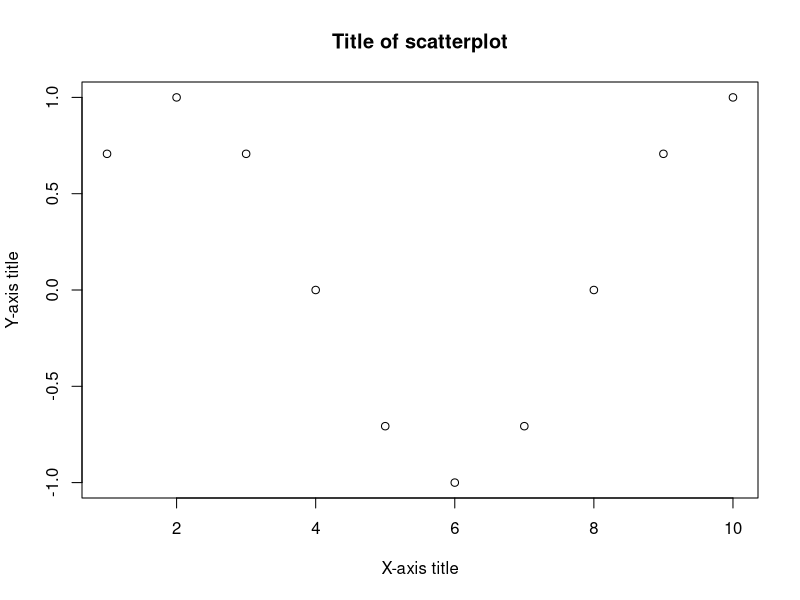
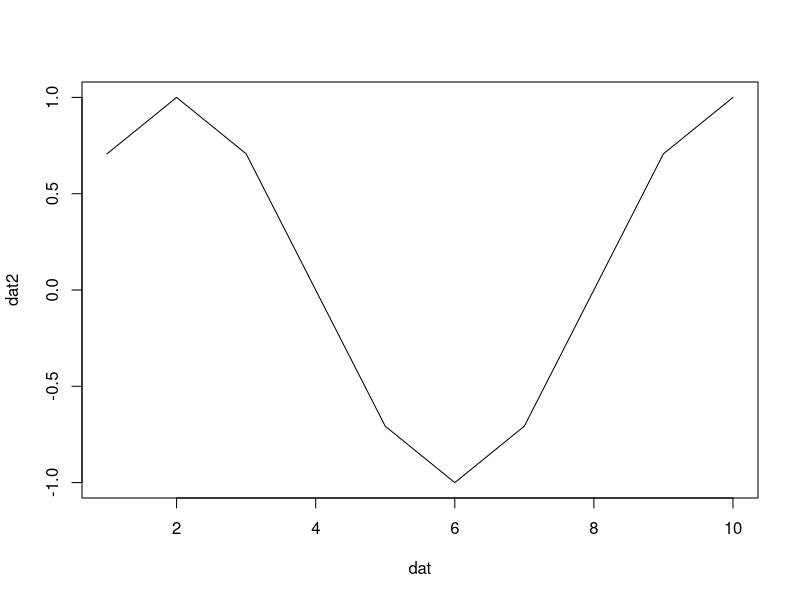
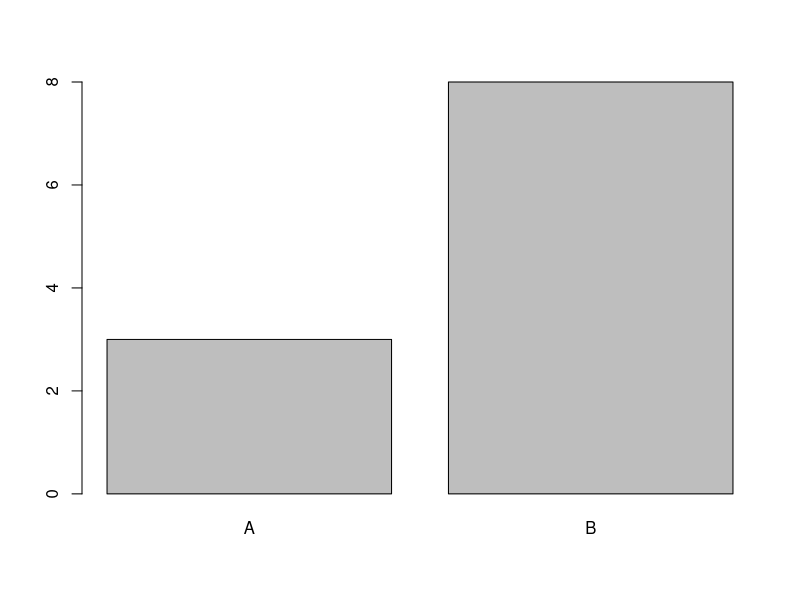

R code for these plots, in order:
## ---- chunk 1
knitr::opts_chunk$set(echo = TRUE)
## ---- chunk 2
2 + 2
## ---- chunk 3
# dat <- c(1, 2, 3, 4, 5, 6, 7, 8, 9, 10) #this also works # nolint
(dat <- seq(1, 10, 1))
mean(dat)
## ---- chunk 4
dat2 <- sin(dat * (pi / 4))
dat2
## ---- chunk 5
plot(
  x = dat, y = dat2,
  main = "Title of scatterplot",
  xlab = "X-axis title",
  ylab = "Y-axis title"
)
plot(dat, dat2, type = "l")
## ---- chunk 6
dat3 <- c("A", "A", "A")
## ---- chunk 7
(dat3 <- c(rep("A", 5), rep("B", 5)))
mean(dat3)
## ---- chunk 8
aggregate(dat, list(dat3), mean)
aggDat <- aggregate(dat, list(dat3), mean)
aggDat
## ---- chunk 9
aggDat$x
## ---- chunk 10
barplot(aggDat$x, names.arg = c("A", "B"))
